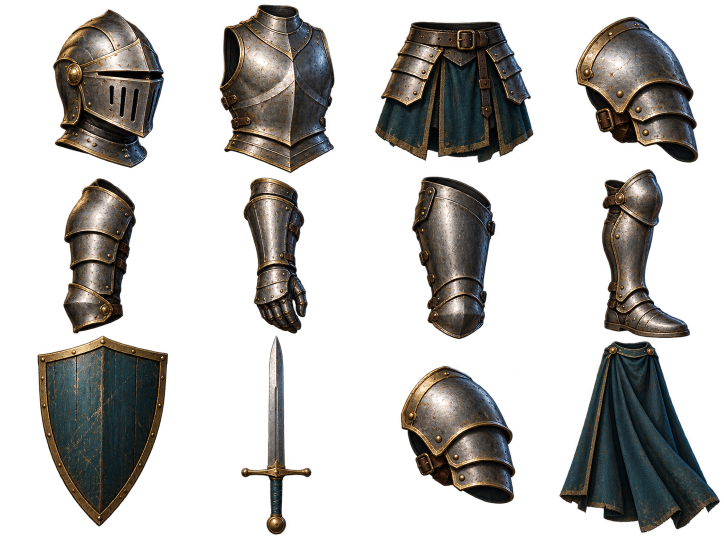
#> input picture templates/emberwatch-knight/armor.png, 1448 x 1086 px (shown at 1/2 size)
$ python generate-knight-parts.py
#> lines starting #> are read from the running program, lines starting #| are printed output that depends on the picture
"""Describe alpha bounds of the original 4x3 atlas; retain its artwork unchanged."""
import json
from pathlib import Path
from PIL import Image

root = Path(__file__).resolve().parent.parent
folder = root / "templates" / "emberwatch-knight"
image = Image.open(folder / "armor.png").convert("RGBA")
#> image is the input picture: PIL image 1448x1086 RGBA; mean R, G, B, A 27.8, 25.9, 23.3, 88.6
names = ("helmet", "chest", "hips", "shoulder", "upperArm", "forearm", "thigh", "shin", "shield", "sword", "farShoulder", "cape")
parts = {}
# The generated sword tip and cape cross the nominal row boundary. These
# inspected normalized source regions separate neighboring components cleanly.
regions = ((0,0,1,345/1086), (0,0,1,346/1086), (0,0,1,335/1086), (0,0,1,335/1086),
           (0,345/1086,1,670/1086), (0,345/1086,1,669/1086),
           (0,345/1086,1,690/1086), (0,335/1086,1,680/1086),
           (0,674/1086,1,1), (0,670/1086,1,1), (0,700/1086,1,1), (0,682/1086,1,1))
for index, name in enumerate(names):
    col, row = index % 4, index // 4
    left, right = col * image.width // 4, (col + 1) * image.width // 4
    top, bottom = round(regions[index][1]*image.height), round(regions[index][3]*image.height)
    alpha = image.getchannel("A").crop((left, top, right, bottom))
    bounds = alpha.point(lambda value: 255 if value > 96 else 0).getbbox()
    if bounds is None:
        raise ValueError(f"Atlas component is empty: {name}")
    x0, y0, x1, y1 = bounds
    x0, y0, x1, y1 = max(0, x0 - 3), max(0, y0 - 3), min(right-left, x1+3), min(bottom-top, y1+3)
    parts[name] = [left+x0, top+y0, x1-x0, y1-y0]
#> this loop made 12 passes
#> (bounds, x0, y0, x1, y1) on passes 1 to 12: ((106, 19, 328, 336), 103, 16, 331, 339), ((77, 9, 307, 346), 74, 6, 310, 346), ((26, 43, 343, 326), 23, 40, 346, 329), ((65, 34, 310, 325), 62, 31, 313, 328), ((127, 12, 272, 322), 124, 9, 275, 325), ((125, 0, 253, 322), 122, 0, 256, 324), ((100, 8, 267, 333), 97, 5, 270, 336), ((118, 3, 294, 341), 115, 0, 297, 344), ((75, 0, 336, 379), 72, 0, 339, 382), ((121, 1, 261, 399), 118, 0, 264, 402), ((78, 32, 307, 307), 75, 29, 310, 310), ((33, 1, 353, 383), 30, 0, 356, 386)
#> pass 1, `alpha = image.getchannel("A").crop((left, top, right, bottom))`:
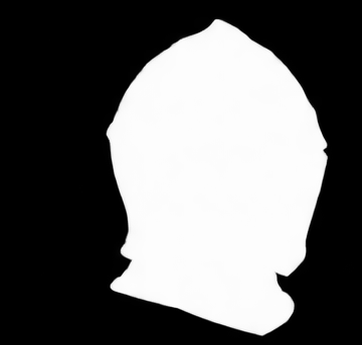
#> alpha: PIL image 362x345 L; min 0, max 255, mean 102.2
#> pass 2, `alpha = image.getchannel("A").crop((left, top, right, bottom))`:
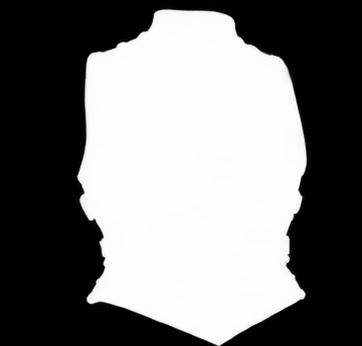
#> alpha: PIL image 362x346 L; min 0, max 255, mean 120.9
#> pass 3, `alpha = image.getchannel("A").crop((left, top, right, bottom))`:
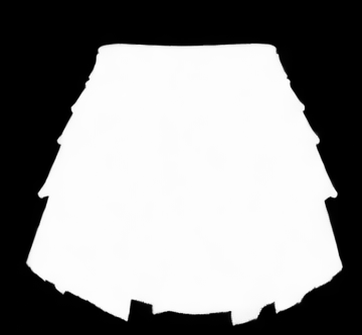
#> alpha: PIL image 362x335 L; min 0, max 255, mean 142.1
#> after the loop, parts = 12 items
(folder / "parts.js").write_text("window.seeKnightParts=" + json.dumps(parts, separators=(",", ":")) + ";\n", encoding="utf-8")
print(f"Twelve armor components described from unchanged {image.width}x{image.height} atlas")
#| Twelve armor components described from unchanged 1448x1086 atlas
